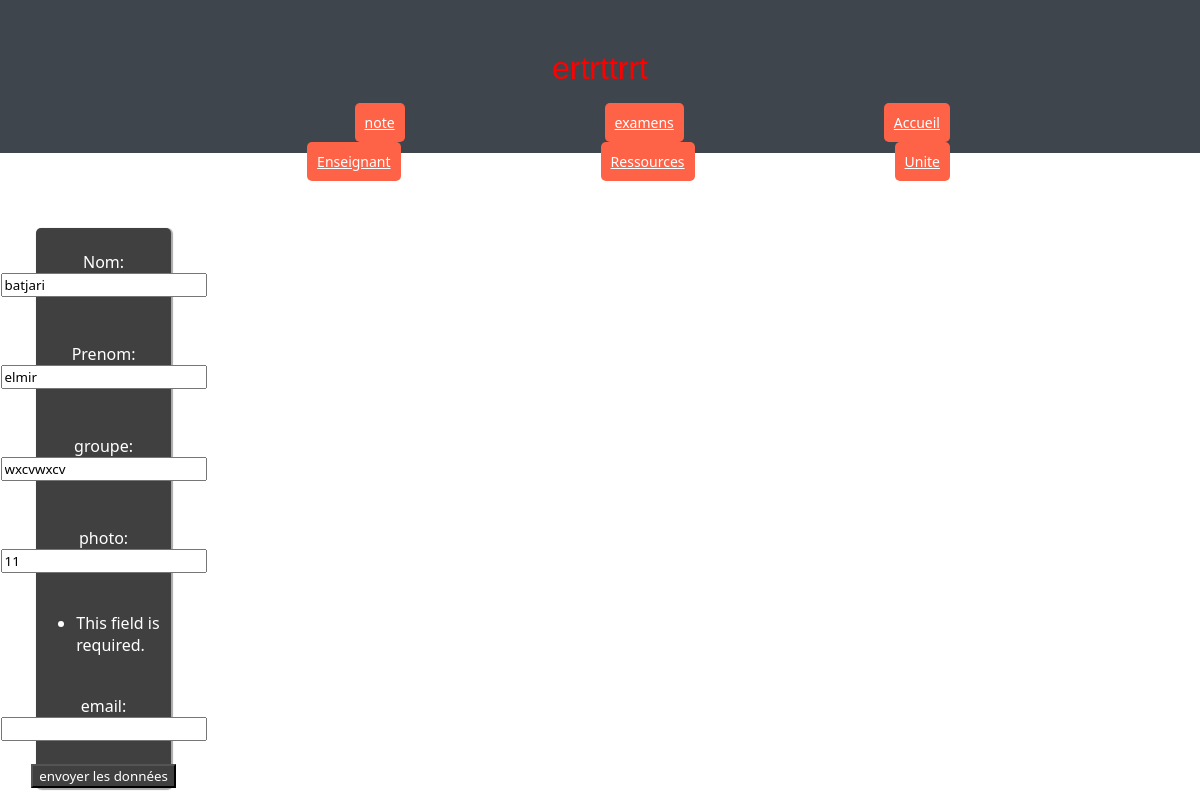
Page /gestion/update/1 on the committed database.
### gestion/models.py (models this page shows, shortened)
class Etudiant(models.Model):
    nom = models.CharField(max_length = 100)
    prenom =models.CharField(max_length = 100,null = True)
    groupe =models.CharField(max_length = 100,null = True)
    photo =models.CharField(max_length = 100,null = True)
    email=models.EmailField(default=None,max_length = 100)
    def dico(self):
        return {"nom": self.nom,"prenom": self.prenom,"groupe": self.groupe,"photo": self.photo," email": self. email,}

### gestion/views.py (the view)
# urls.py: path("update/<int:id>",views.update),
def update(request, id):
    etudiant = models.Etudiant.objects.get(pk=id)
    eform = EtudiantForm(etudiant.dico())
    return render(request, "gestion/update.html", {"eform": eform,"id":id})

### gestion/forms.py
class EtudiantForm(ModelForm):
    class Meta:
        model = models.Etudiant
        fields = ('nom','prenom','groupe','groupe','photo','email')
        labels = {
            'nom' : _('Nom') ,
            'prenom ': _('prenom '),
            'groupe': _('groupe'),
            'photo': _('photo'),
            'email': _('email'),
        }

### gestion/templates/gestion/update.html (shortened to what this page needs)
     {% extends "gestion/main.html" %}
{%block content %}
    <form method="post" action="/gestion/traitementupdate/{{id}}/">
    {{ eform.as_p }}
        <input type="submit" value="envoyer les données">
    </form>
{% endblock %}

### gestion/static/gestion/style.css (style rules this page uses)
* { font-weight:1; font-family:system-ui,arial; color:white; }
html, body { margin : 0px; padding : 0px; #background-color: darkblue; }
input[type=submit],button { background:#404040; font-family:system-ui,arial; }
input[type=text],input[type=number],textarea,select,option { color:black; font-family:system-ui,arial; }
form { background-color: #404040; display:flex; justify-content:center; flex-direction:column; align-items:center; margin-top:75px; width:65%; border-radius:5px; box-shadow:1px 1px 1px 1px #A9A9A9; }
form > p { list-style-type:none; display:flex; flex-direction:column; align-items:center; padding:7px; }

### rows in the picture
Etudiant: nom "batjari", prenom "elmir", groupe "wxcvwxcv", photo "11"
